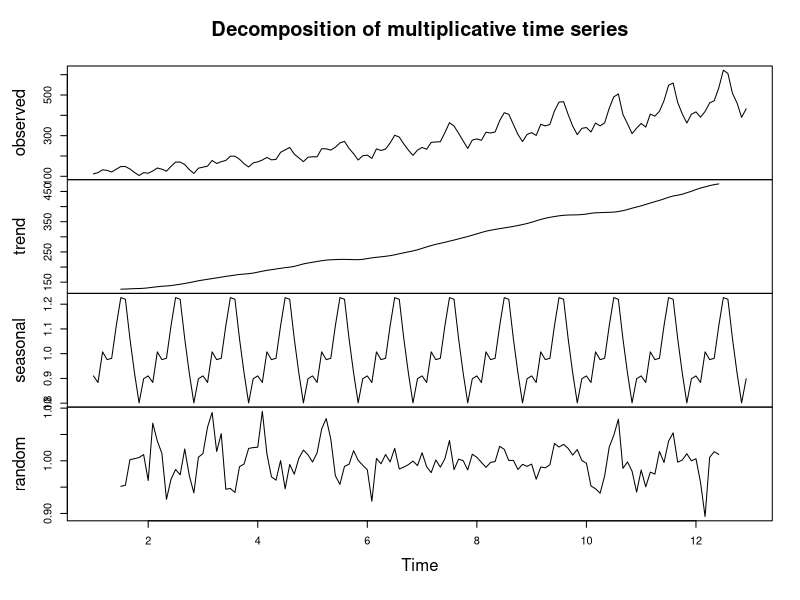
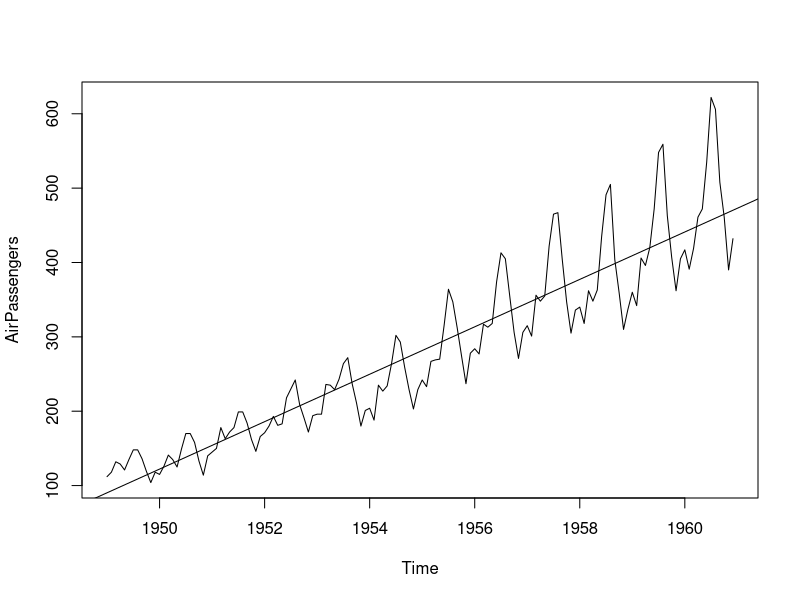
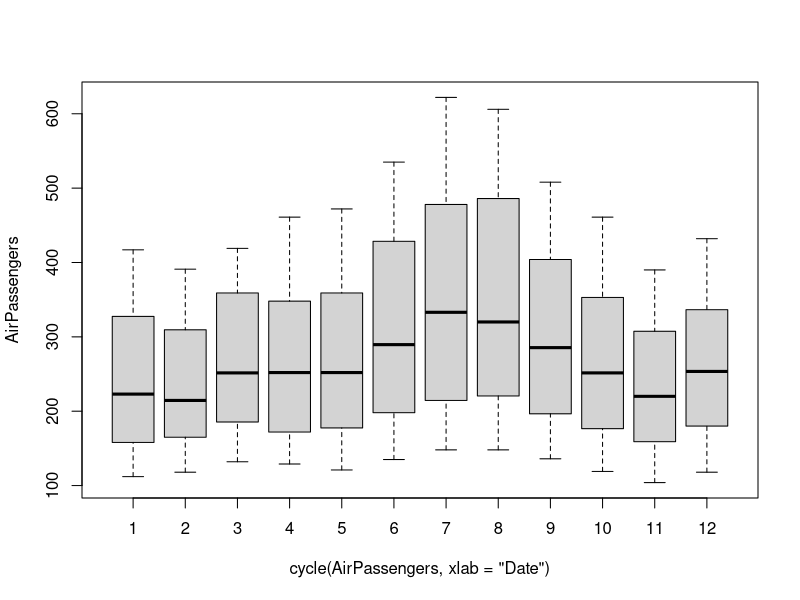
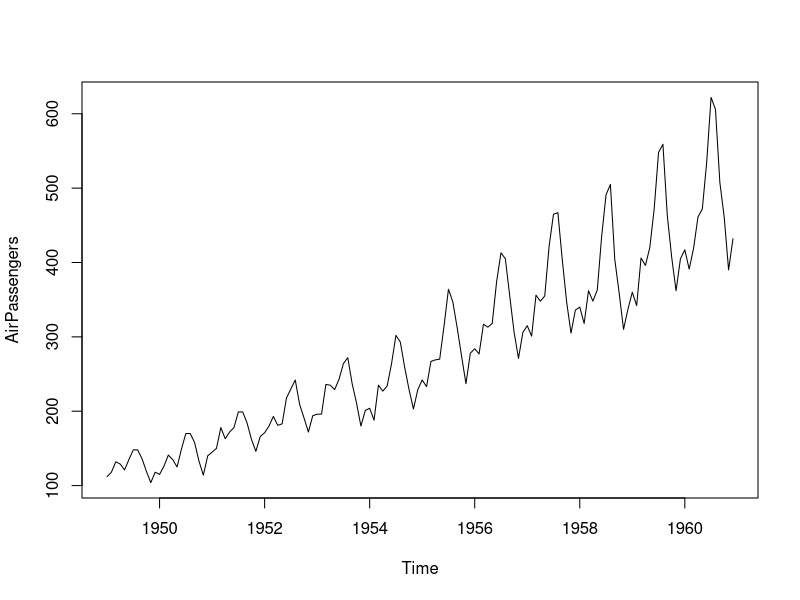

Here is the R script that generated these plots, in order: (Note: this script raises an error after producing the figures.)
library(forecast)

data("AirPassengers")
class(AirPassengers)

start(AirPassengers)

end(AirPassengers)

frequency(AirPassengers)

sum(is.na(AirPassengers))

AirPassengers

###### Explore
tsdata = ts(AirPassengers, frequency = 12)

ddata = decompose(tsdata, "multiplicative")

plot(ddata)

###############

plot(AirPassengers)

abline(reg = lm(AirPassengers~time(AirPassengers)))

cycle(AirPassengers)

# get boxplot by cycle

boxplot(AirPassengers~cycle(AirPassengers, xlab="Date"))

## Stationarity

plot(AirPassengers)

#ask R for the best model

mymodel = auto.arima(AirPassengers)
mymodel

# lets run with trace to compare the information criteria 
auto.arima(AirPassengers, ic = "aic", trace = TRUE)

## install.packages("tseries")
library(tseries)
adf.test(mymodel)

plot.ts(mymodel$residuals)

acf(ts(mymodel$residuals),main = 'ACF Residuals')
pacf(ts(mymodel$residuals),main = 'PACF Residuals')


# Use the model to forecast for the next 10 years 

myforecast = forecast(mymodel, level = c(95), h= 10*12)

plot(myforecast)


Box.test(mymodel$resid, lag=5,type = "Ljung-Box")
Box.test(mymodel$resid, lag=10,type = "Ljung-Box")
Box.test(mymodel$resid, lag=15,type = "Ljung-Box")

